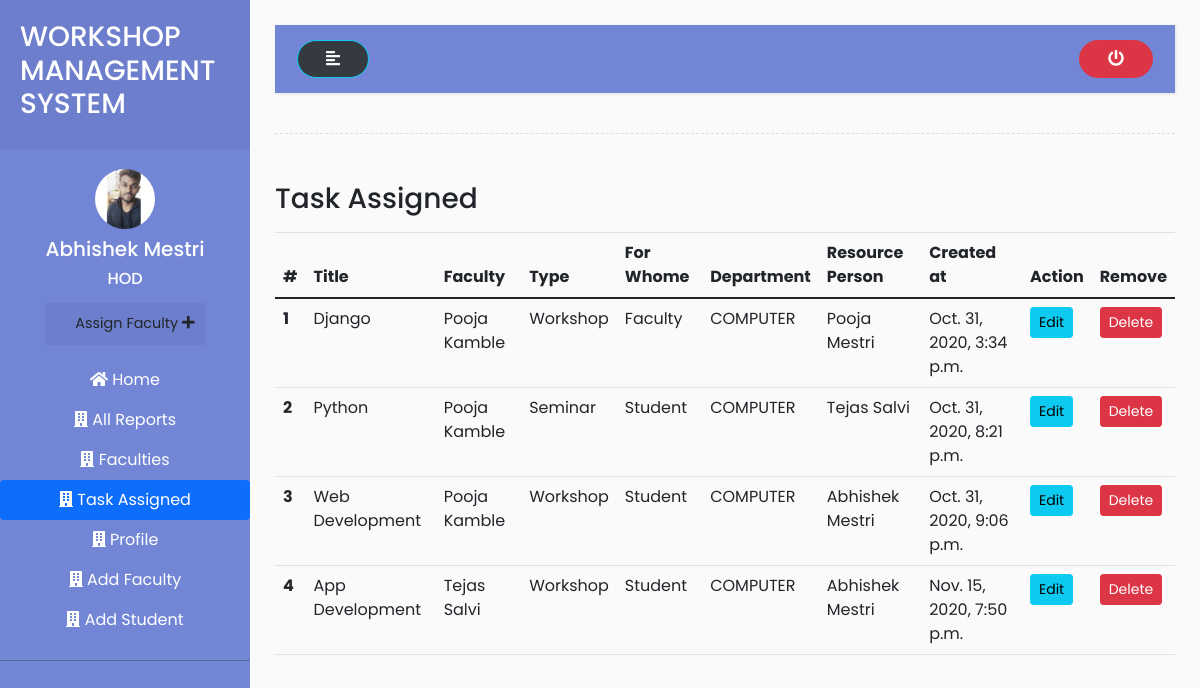
The page /hod/task_assigned/ (signed in) on the database its author committed.
### accounts/models.py (models this page shows, shortened)
class User(AbstractUser):
    is_hod = models.BooleanField(default=False)
    is_faculty = models.BooleanField(default=False)
    is_student = models.BooleanField(default=False)

class HOD(models.Model):
    user = models.OneToOneField(User, on_delete = models.CASCADE, primary_key = True)
    middle_name = models.CharField (max_length=50)
    phone_number = models.CharField(max_length=20)
    profile_pic = models.ImageField( upload_to='HOD/profile_pic/')
    address = models.CharField(max_length=200)
    gender = (
        ('Male','Male'),
        ('Female','Female')
    )
    sex = models.CharField(choices=gender, max_length=50)
    branches =  (
        ('COMPUTER','COMPUTER'),
        ('EXTC','EXTC'),
        ('MECHANICAL','MECHANICAL'),
        ('AUTOMOBILE','AUTOMOBILE')
    )
    branch = models.CharField( choices = branches, max_length=50)
    joined_at = models.DateField( auto_now=False,null=True,blank=True)
    qualification = models.CharField( max_length=500)
    class Meta:
        verbose_name_plural = 'HODs'

class TaskAssigned(models.Model):
    event_title = models.CharField(max_length=50)
    branches =  (
        ('COMPUTER','COMPUTER'),
        ('EXTC','EXTC'),
        ('MECHANICAL','MECHANICAL'),
        ('AUTOMOBILE','AUTOMOBILE')
    )
    org_department = models.CharField(max_length=50, choices = branches)
    forwhome = (
        ('Student','Student'),
        ('Faculty','Faculty')
    )
    forwhome = models.CharField(max_length=50,choices = forwhome)
    res_person = models.CharField(max_length=150)
    types = (
        ('Workshop','Workshop'),
        ('Seminar','Seminar')
    )
    types = models.CharField(max_length=50,choices = types)
    event_coordinator = models.ForeignKey(Faculty,on_delete=models.CASCADE)
    created_at=models.DateTimeField(auto_now_add=True)
    updated_at=models.DateTimeField(auto_now_add=True)
    class Meta:
        verbose_name_plural = 'Tasks Assigned'

class Faculty(models.Model):
    user = models.OneToOneField(User, on_delete = models.CASCADE, primary_key = True)
    middle_name = models.CharField (max_length=50)
    phone_number = models.CharField(max_length=20)
    profile_pic = models.ImageField( upload_to='Faculty/profile_pic/')
    address = models.CharField(max_length=200)
    gender = (
        ('Male','Male'),
        ('Female','Female')
    )
    sex = models.CharField(choices=gender, max_length=50)
    branches =  (
        ('COMPUTER','COMPUTER'),
        ('EXTC','EXTC'),
        ('MECHANICAL','MECHANICAL'),
        ('AUTOMOBILE','AUTOMOBILE')
    )
    branch = models.CharField( choices = branches, max_length=50)
    joined_at = models.DateField( auto_now=False ,null=True)
    qualification = models.CharField( max_length=500)
    def __str__(self):
        return self.user.first_name + " " + self.user.last_name
    class Meta:
        verbose_name_plural = 'Faculties'

### accounts/views.py (the view)
# urls.py: path('hod/task_assigned/',views.task_assigned,name="task_assigned"),
@login_required(login_url='login')
def task_assigned(request):
    tasks = TaskAssigned.objects.all()
    context = {
        'tasks':tasks,
    }
    return render(request,'../templates/hod/task_assigned.html',context)

### accounts/templates/hod/task_assigned.html (shortened to what this page needs)
{% extends 'base.html' %}
{% load static %}
{% block content %}
<div class="wrapper">
    <nav id="sidebar">
        <div class="sidebar-header">
            <h3>WORKSHOP MANAGEMENT SYSTEM</h3>
        </div>
        <ul class="list-unstyled components">
            <div class="d-flex flex-column justify-content-center text-center ">
                {% if request.user.hod.profile_pic %}
          <img src="{{request.user.hod.profile_pic.url}}" class="img-fluid rounded-circle mx-auto mb-2" width="60px" alt="">
        {% else %}
          <img src="{% static 'img/profile.png' %}" class="img-fluid rounded-circle mx-auto mb-2" width="60px" alt="">
        {% endif %}
                <h5>{{request.user.first_name}} {{request.user.last_name}}</h5>
                <h6>HOD</h6>
                <ul class="list-unstyled ">
                    <li>
                        <button type="button" class="btn">
                            <a href="{% url 'assign_task' %}">Assign Faculty
                                <i class="fas fa-plus"></i>
                            </a>
                        </button>
                    </li>
                </ul>
            </div>
            <div class="nav flex-column nav-pills text-center mt-2" aria-orientation="vertical">
        <a class="nav-link" href="{% url 'hod_home' %}"><i class="fas fa-home"></i> Home</a>
        <a class="nav-link" href="{% url 'all_reports' %}"><i class="fas fa-building"></i> All
          Reports</a>
        <a class="nav-link " href="{% url 'faculties' %}"><i class="fas fa-building"></i> Faculties</a>
        <a class="nav-link active " href="{% url 'task_assigned' %}"><i class="fas fa-building"></i> Task Assigned</a>
        <a class="nav-link " href="{% url 'profile' %}"><i class="fas fa-building"></i> Profile</a>
        <a class="nav-link " href="{% url 'add_faculty' %}"><i class="fas fa-building"></i> Add Faculty</a>
        <a class="nav-link " href="{% url 'add_student' %}"><i class="fas fa-building"></i> Add Student</a>
      </div>
        </ul>
    </nav>
    <div id="content">
        <nav class="navbar navbar-expand-lg " style="background-color: #7386D5;">
            <div class="container-fluid">
                <button type="button" id="sidebarCollapse" class="btn text-light bg-dark btn-info">
                    <i class="fas fa-align-left"></i>
                </button>
                <a href="{% url 'logout' %}">
                    <button type="button" class="btn btn-danger">
                        <i class="fas fa-power-off"></i>
                    </button>
                </a>
            </div>
        </nav>
        <div class="line"></div>
<div class="row">
          <div class="col-md-12">
            <div class="d-flex justify-content-between py-2">
              <h3>Task Assigned</h3>
            </div>
            <div class="table-responsive">
            <table class="table">
              <thead>
                <tr>
                  <th scope="col">#</th>
                  <th scope="col">Title</th>
                  <th scope="col">Faculty</th>
                  <th scope="col">Type</th>
                  <th scope="col">For Whome</th>
                  <th scope="col">Department</th>
                  <th scope="col">Resource Person</th>
                  <th scope="col">Created at</th>
                  <th scope="col">Action</th>
                  <th scope="col">Remove</th>
                </tr>
              </thead>
              <tbody>
                {% for task in tasks %}
                <tr>
                  <th scope="row"> {{forloop.counter}} </th>
                  <td>{{task.event_title}}</td>
                  <td>{{task.event_coordinator}}</td>
                  <td>{{task.types}}</td>
                  <td>{{task.forwhome}}</td>
                  <td>{{task.org_department}}</td>
                  <td>{{task.res_person}}</td>
                  <td>{{task.created_at}}</td>
                  <td><button class="btn btn-sm btn-info">Edit</button></td>
                  <td><button type="button" class="btn btn-sm btn-danger" data-toggle="modal"
                      data-target="#staticBackdrop2">
                      Delete
                    </button></td>
                </tr>
                {% endfor %}
              </tbody>
            </table>
            </div>
          </div>
        </div>
    </div>
</div>
{% endblock content %}

### accounts/static/css/style2.css (style rules this page uses)
body { font-family: 'Poppins', sans-serif; background: #fafafa; }
a, a:hover, a:focus { color: inherit; text-decoration: none; transition: all 0.3s; }
.navbar { padding: 15px 10px; background: #fff; border: none; border-radius: 0; margin-bottom: 40px; box-shadow: 1px 1px 3px rgba(0, 0, 0, 0.1); }
.line { width: 100%; height: 1px; border-bottom: 1px dashed #ddd; margin: 40px 0; }
.wrapper { display: flex; width: 100%; }
#sidebar { width: 250px; position: fixed; top: 0; left: 0; height: 100vh; z-index: 999; background: #7386D5; color: #fff; transition: all 0.3s; }
#sidebar .sidebar-header { padding: 20px; background: #6d7fcc; }
#sidebar ul.components { padding: 20px 0; border-bottom: 1px solid #47748b; }
#sidebar ul li a { padding: 10px; font-size: 1.1em; display: block; }
ul ul a { font-size: 0.9em !important; padding-left: 30px !important; background: #6d7fcc; }
#content { width: calc(100% - 250px); padding: 25px; min-height: 100vh; transition: all 0.3s; position: absolute; top: 0; right: 0; }

### rows shown on the page
User: user.hod.profile_pic (picture), user.first_name "Abhishek", user.last_name "Mestri"
TaskAssigned: event_title "Django", event_coordinator "Pooja Kamble", types "Workshop", forwhome "Faculty", org_department "COMPUTER", res_person "Pooja Mestri", created_at "Oct. 31, 2020, 3:34 p.m."
TaskAssigned: event_title "Python", event_coordinator "Pooja Kamble", types "Seminar", forwhome "Student", org_department "COMPUTER", res_person "Tejas Salvi", created_at "Oct. 31, 2020, 8:21 p.m."
TaskAssigned: event_title "Web Development", event_coordinator "Pooja Kamble", types "Workshop", forwhome "Student", org_department "COMPUTER", res_person "Abhishek Mestri", created_at "Oct. 31, 2020, 9:06 p.m."
TaskAssigned: event_title "App Development", event_coordinator "Tejas Salvi", types "Workshop", forwhome "Student", org_department "COMPUTER", res_person "Abhishek Mestri", created_at "Nov. 15, 2020, 7:50 p.m."
